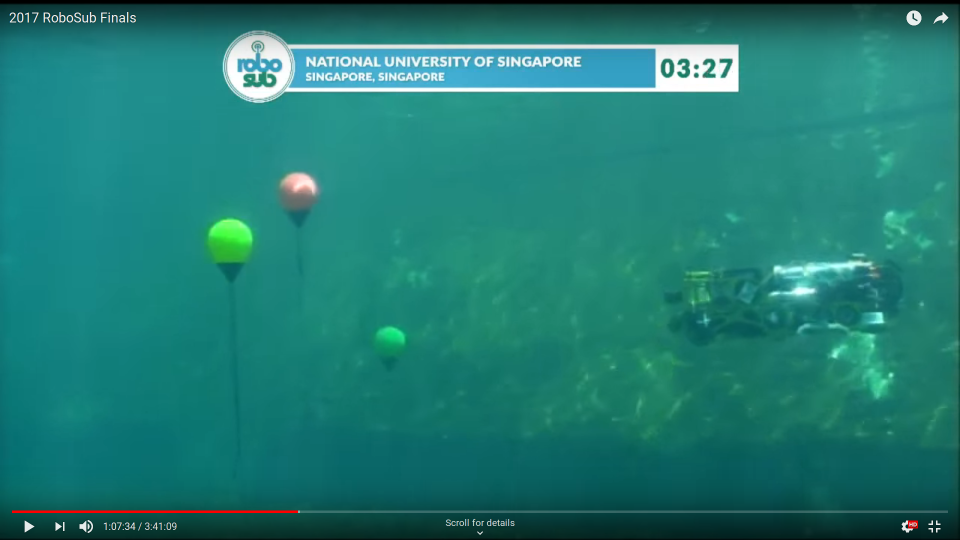
#> input picture development-OpenCV/buoy-detection/working/002.png, 1920 x 1080 px, found by its file name (shown at 1/2 size)
$ python modified-detection.py   (older library calls are emulated)
#> lines starting #> are read from the running program, lines starting #| are printed output that depends on the picture; after the words box and inside, x2 and y2 are one past the last pixel; in counts of white or black regions, pixels touching at a corner belong together
import numpy as np
import cv2

# requires matplotlib to open

from matplotlib import pyplot as plt

# images for testing:
# from comp's video: '001.png', '002.png', '003.png', 004.png', '005.png'
# external buoy's: '010.jpg', ...
img = cv2.imread('002.png', 0)
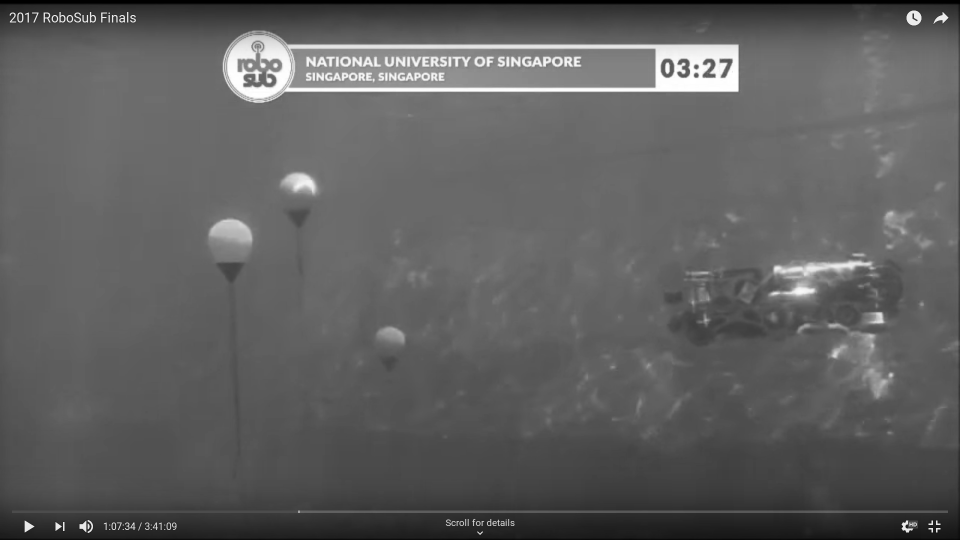
#> img: shape (1080, 1920) (shown at 1/2 size); min 0, max 255, mean 95.2
img_color = cv2.imread('002.png')
#> img_color is the input picture: shape (1080, 1920, 3); mean B, G, R 116.1, 124.2, 32.1

# import sobel function to convert image (derivative WRT y)
# ksize value influences noise levels
sobel_y = cv2.Sobel(img, cv2.CV_8U, 0, 1, ksize = 5)
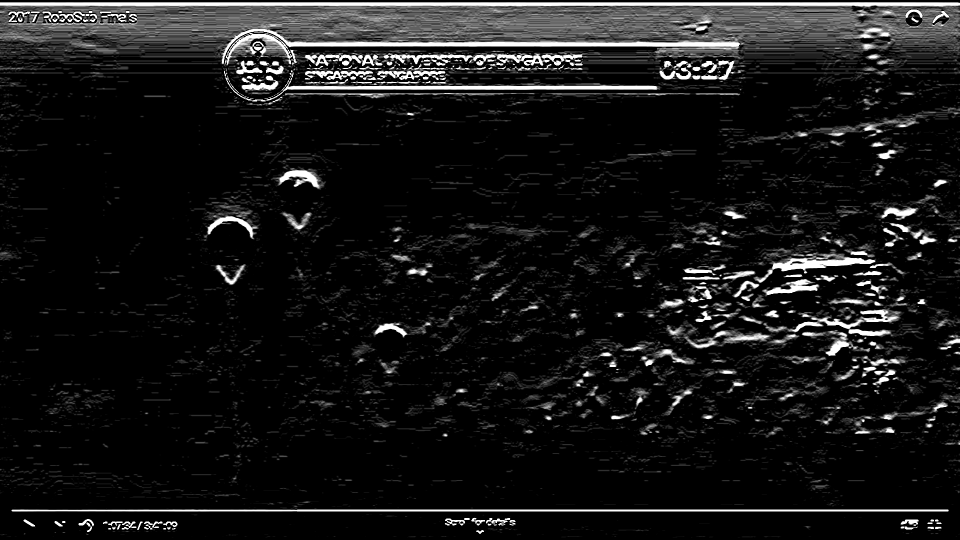
#> sobel_y: shape (1080, 1920) (shown at 1/2 size); min 0, max 255, mean 22.8

# functions to heighten contour detection, changed number of iterations
thresh_y = cv2.threshold(sobel_y, 200, 255, cv2.THRESH_BINARY)[1]
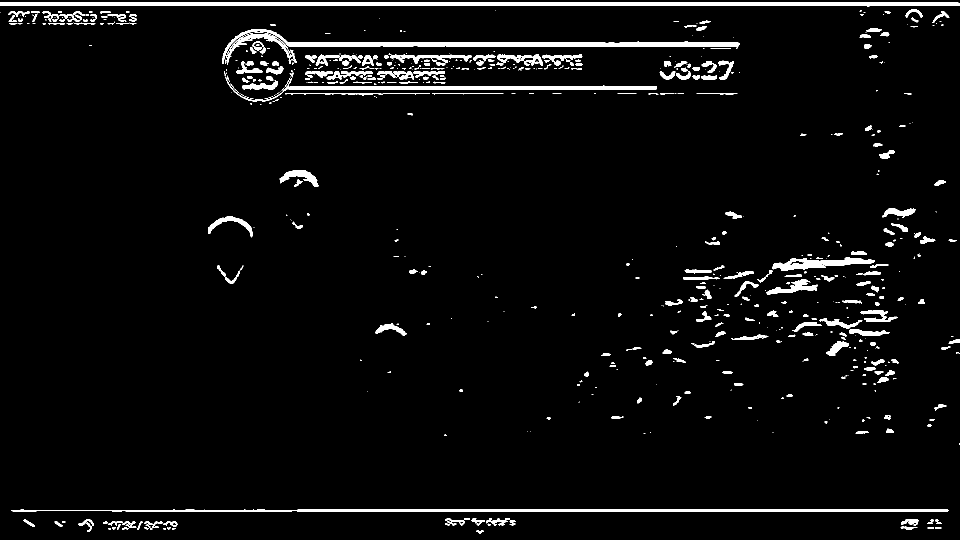
#> thresh_y: shape (1080, 1920) (shown at 1/2 size); 3.7% white; 636 white regions (318 under 20 px), largest, box (x1, y1, x2, y2) and area: (0, 5, 1920, 13) 12170, (444, 58, 1480, 128) 8281, (23, 1019, 1897, 1023) 6803
thresh_y = cv2.erode(thresh_y, None, iterations = 1)
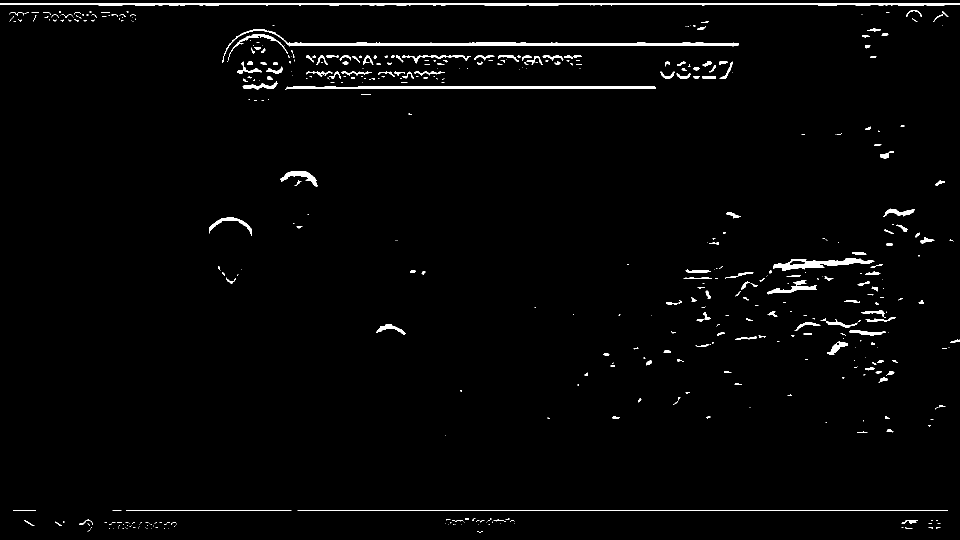
#> thresh_y: shape (1080, 1920) (shown at 1/2 size); 2% white; 467 white regions (290 under 20 px), largest, box (x1, y1, x2, y2) and area: (0, 6, 1920, 12) 8260, (445, 59, 1478, 126) 5951, (570, 172, 1312, 180) 3615
thresh_y = cv2.dilate(thresh_y, None, iterations = 1)
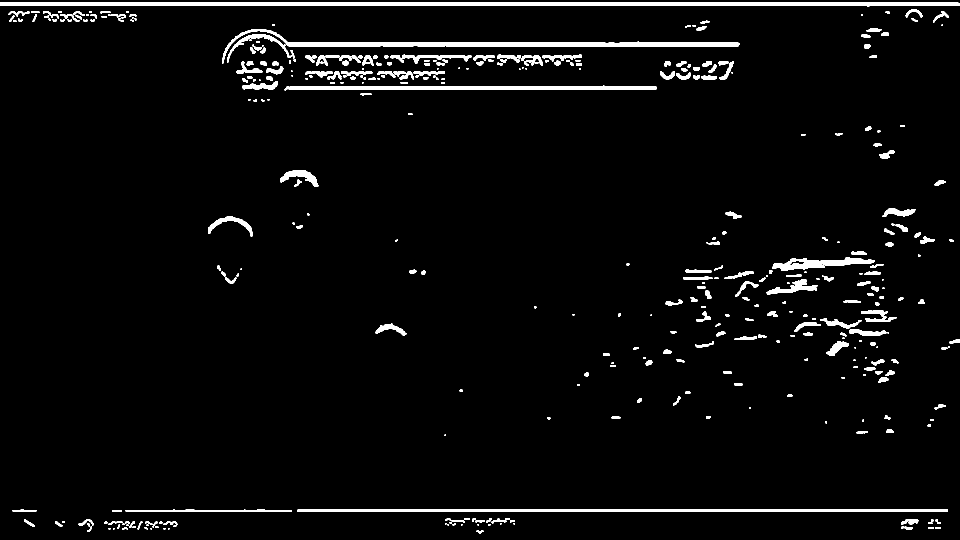
#> thresh_y: shape (1080, 1920) (shown at 1/2 size); 3.4% white; 386 white regions (78 under 20 px)

######### Finding which contours are buoys #########
contours = cv2.findContours(thresh_y.copy(), cv2.RETR_EXTERNAL, cv2. CHAIN_APPROX_SIMPLE)
#> contours = 386 contours, 139 with area under 20; largest, box (x1, y1, x2, y2) and area: (0, 5, 1920, 13) 10240, (444, 58, 1479, 127) 7204, (569, 171, 1313, 181) 4380, (594, 1019, 1896, 1023) 3902, (1545, 515, 1750, 542) 2514
contours = contours[1]
#> contours = 386 rows, first 6: [1, -1, -1, -1], [2, 0, -1, -1], [3, 1, -1, -1], [4, 2, -1, -1], [5, 3, -1, -1], [6, 4, -1, -1]

ratioMax = 2.0
ratioMin = 0.5

buoys = []
count = 0
for contour in contours:
   if (len(contour) > 20):
      #find the highest point in y (will have the lowest valie at [0])
      highestPt = [9999999, 9999999] #set to be just really high
      endPt1 = [0, 9999999999] #will be pt with lowest [1]
      endPt2 = [0,-1] #will be pt with highest [1]

      for Point in contour:
#> (the run stopped early here; a loop or call above may not have finished)

$ run again, with development-OpenCV/buoy-detection/working/001.png copied over development-OpenCV/buoy-detection/working/002.png
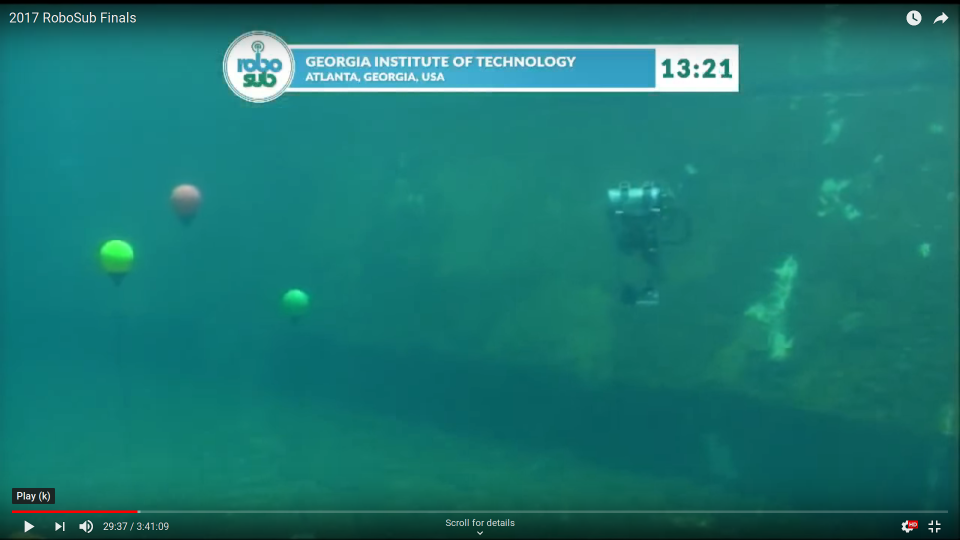
#> input picture development-OpenCV/buoy-detection/working/001.png, 1920 x 1080 px, found by its file name (shown at 1/2 size)
#> `img = cv2.imread('002.png', 0)`:
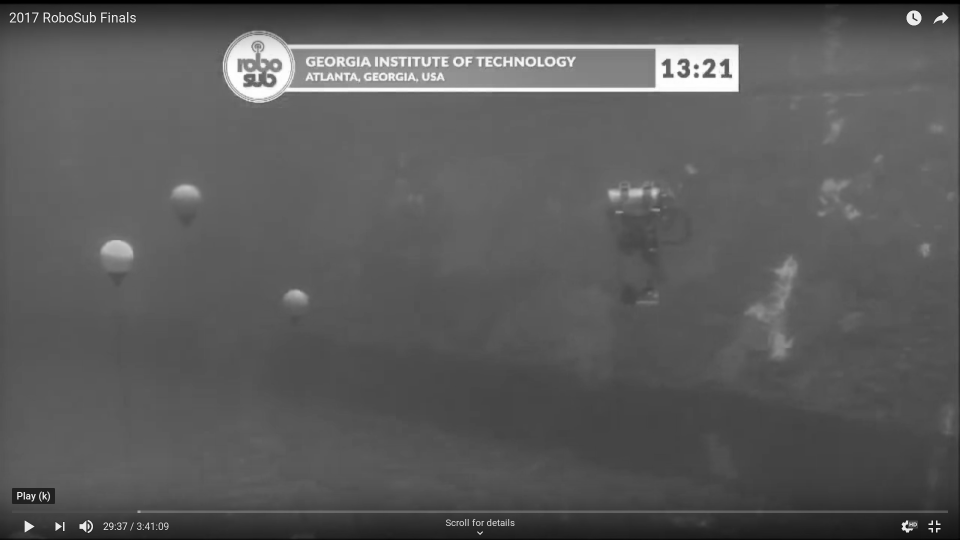
#> img: shape (1080, 1920) (shown at 1/2 size); min 0, max 255, mean 90
#> img_color is the input picture: shape (1080, 1920, 3); mean B, G, R 113.2, 118.2, 27.3
#> `thresh_y = cv2.dilate(thresh_y, None, iterations = 1)`:
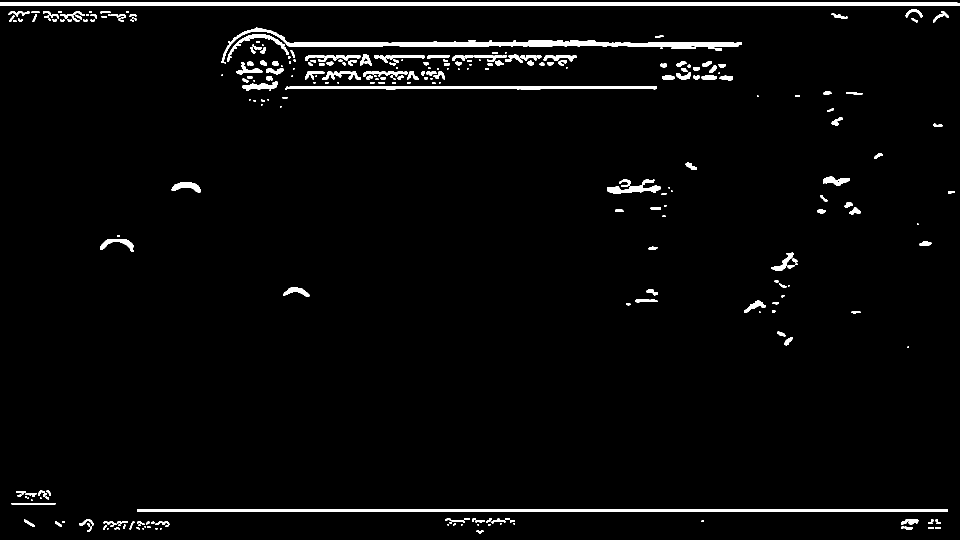
#> thresh_y: shape (1080, 1920) (shown at 1/2 size); 2.7% white; 286 white regions (76 under 20 px)
#> `contours = cv2.findContours(thresh_y.copy(), cv2.RETR_EXTERNAL, cv2. C..`: contours = 286 contours, 110 with area under 20; largest, box (x1, y1, x2, y2) and area: (0, 5, 1920, 12) 9874, (442, 55, 1484, 126) 7028, (274, 1019, 1896, 1023) 4863, (570, 172, 1314, 180) 3632, (1214, 359, 1321, 387) 1051
#> `contours = contours[1]`: contours = 286 rows, first 6: [1, -1, -1, -1], [2, 0, -1, -1], [3, 1, -1, -1], [4, 2, -1, -1], [5, 3, -1, -1], [6, 4, -1, -1]

$ run again, with development-OpenCV/buoy-detection/working/003.png copied over development-OpenCV/buoy-detection/working/002.png
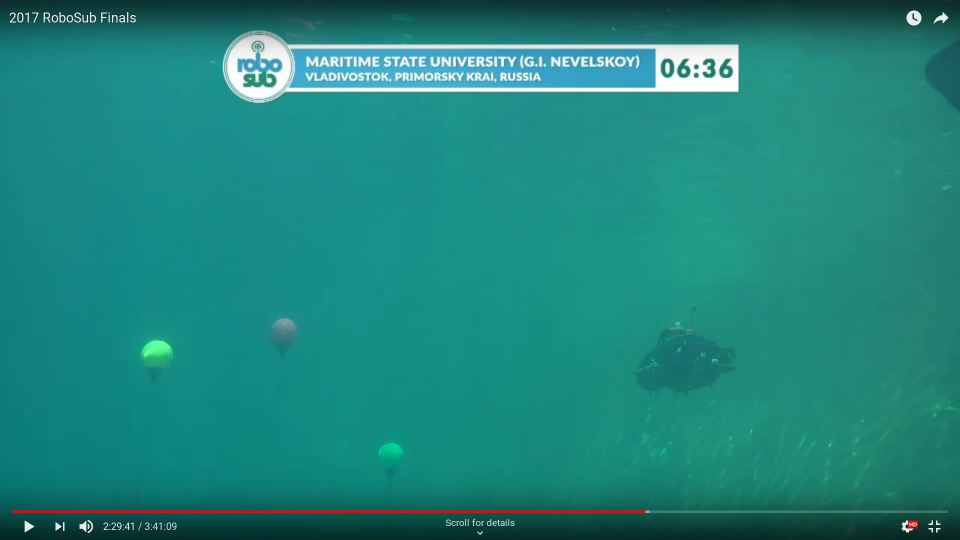
#> input picture development-OpenCV/buoy-detection/working/003.png, 1920 x 1080 px, found by its file name (shown at 1/2 size)
#> `img = cv2.imread('002.png', 0)`:
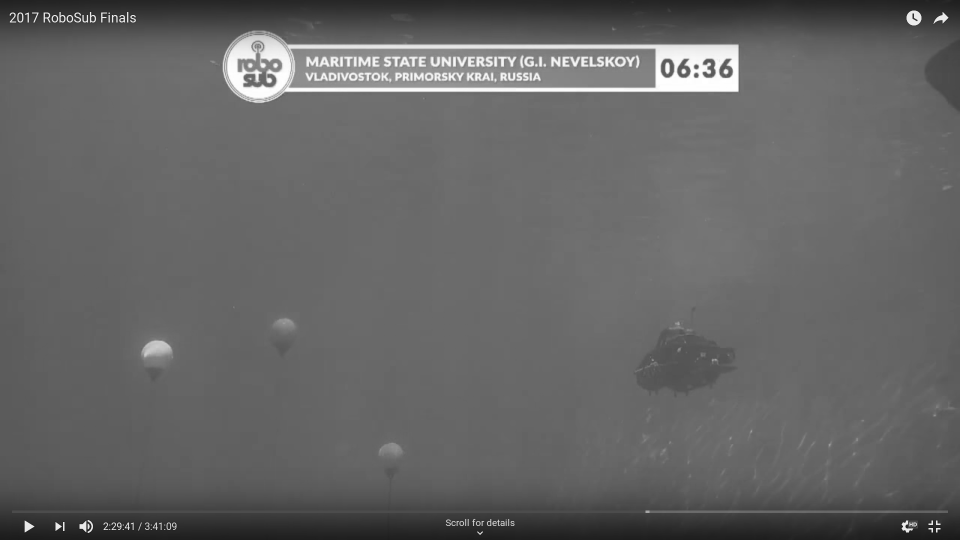
#> img: shape (1080, 1920) (shown at 1/2 size); min 25, max 255, mean 101
#> img_color is the input picture: shape (1080, 1920, 3); mean B, G, R 124.6, 132.8, 31.5
#> `thresh_y = cv2.dilate(thresh_y, None, iterations = 1)`:
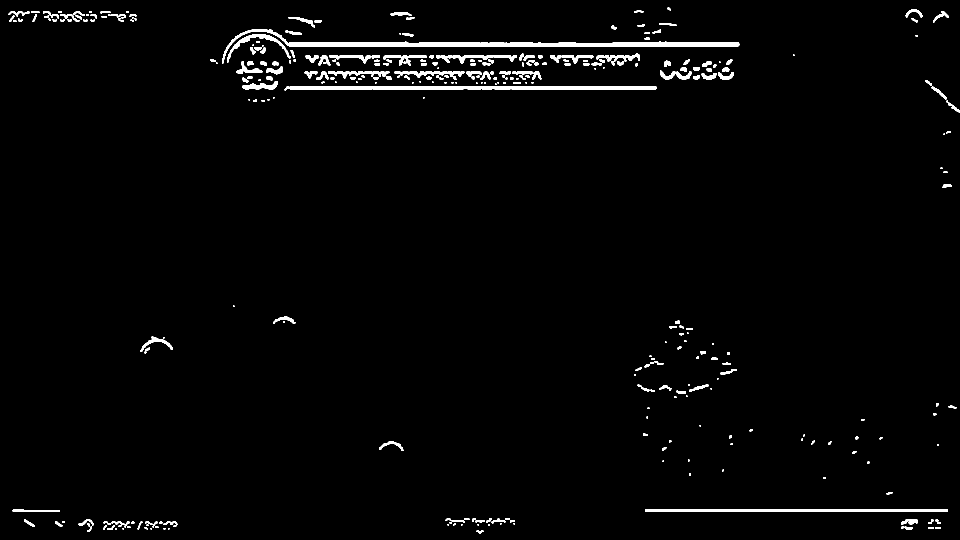
#> thresh_y: shape (1080, 1920) (shown at 1/2 size); 2% white; 329 white regions (85 under 20 px)
#> `contours = cv2.findContours(thresh_y.copy(), cv2.RETR_EXTERNAL, cv2. C..`: contours = 329 contours, 131 with area under 20; largest, box (x1, y1, x2, y2) and area: (444, 58, 1479, 127) 7047, (569, 172, 1313, 181) 4234, (1290, 1019, 1896, 1023) 1815, (454, 68, 582, 125) 872, (789, 142, 929, 160) 765
#> `contours = contours[1]`: contours = 329 rows, first 6: [1, -1, -1, -1], [2, 0, -1, -1], [3, 1, -1, -1], [4, 2, -1, -1], [5, 3, -1, -1], [6, 4, -1, -1]

$ run again, with development-OpenCV/buoy-detection/working/004.png copied over development-OpenCV/buoy-detection/working/002.png
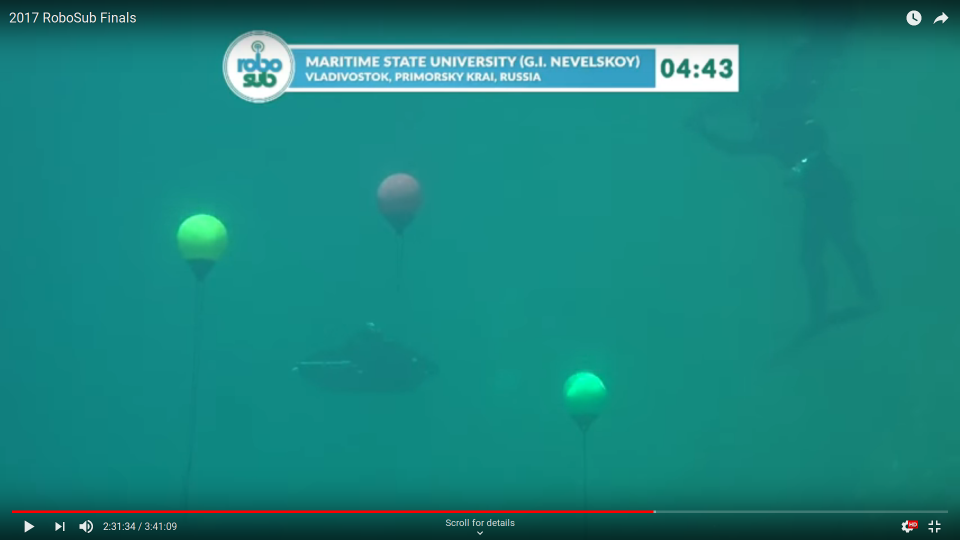
#> input picture development-OpenCV/buoy-detection/working/004.png, 1920 x 1080 px, found by its file name (shown at 1/2 size)
#> `img = cv2.imread('002.png', 0)`:
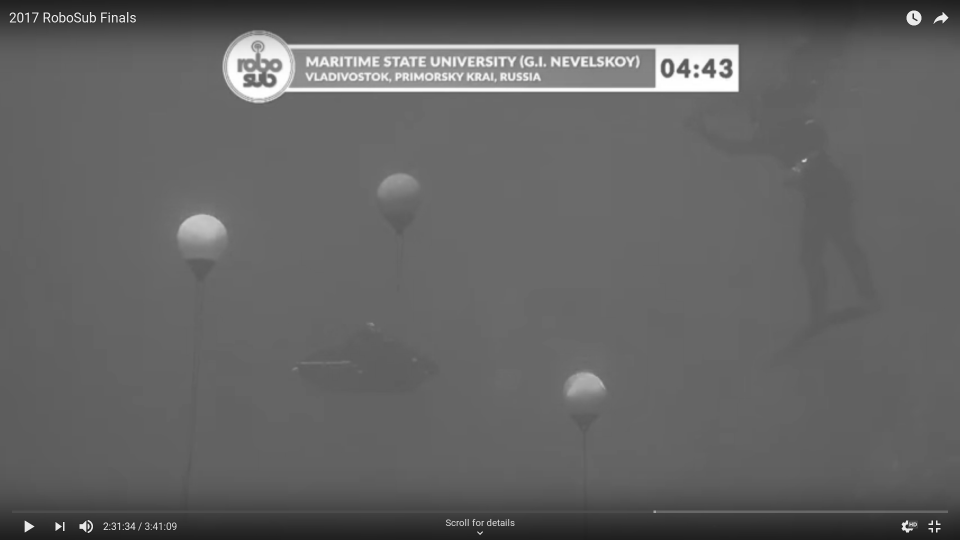
#> img: shape (1080, 1920) (shown at 1/2 size); min 28, max 255, mean 99
#> img_color is the input picture: shape (1080, 1920, 3); mean B, G, R 125.8, 131.5, 26.7
#> `thresh_y = cv2.dilate(thresh_y, None, iterations = 1)`:
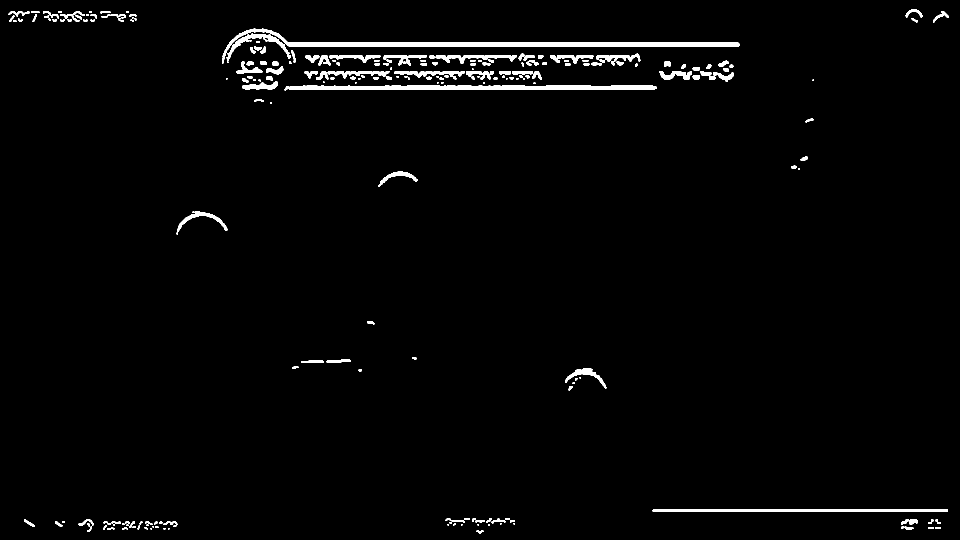
#> thresh_y: shape (1080, 1920) (shown at 1/2 size); 1.9% white; 227 white regions (50 under 20 px)
#> `contours = cv2.findContours(thresh_y.copy(), cv2.RETR_EXTERNAL, cv2. C..`: contours = 227 contours, 81 with area under 20; largest, box (x1, y1, x2, y2) and area: (444, 57, 1480, 127) 7131, (569, 170, 1314, 181) 4896, (1305, 1019, 1896, 1023) 1770, (453, 67, 582, 121) 1080, (871, 110, 1034, 128) 994
#> `contours = contours[1]`: contours = 227 rows, first 6: [1, -1, -1, -1], [2, 0, -1, -1], [3, 1, -1, -1], [4, 2, -1, -1], [5, 3, -1, -1], [6, 4, -1, -1]
